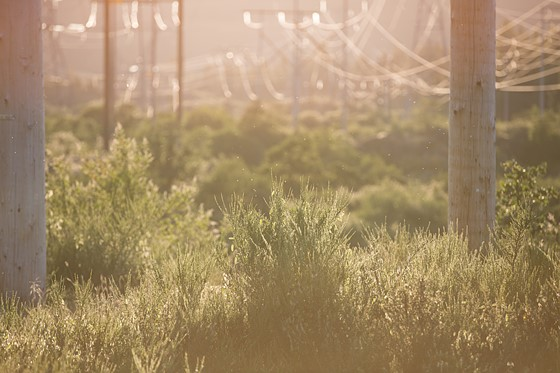
#> input picture labtest-preparation/LAB-03/labfiles/color_img.jpg, 560 x 373 px
$ python histogram_equalization.py
#> lines starting #> are read from the running program, lines starting #| are printed output that depends on the picture
import numpy as np
import cv2 as cv
import matplotlib.pyplot as plt

img = cv.imread('./labfiles/color_img.jpg', 1)
#> img is the input picture: shape (373, 560, 3); mean B, G, R 104.5, 139.9, 164.5

b, g, r = cv.split(img)
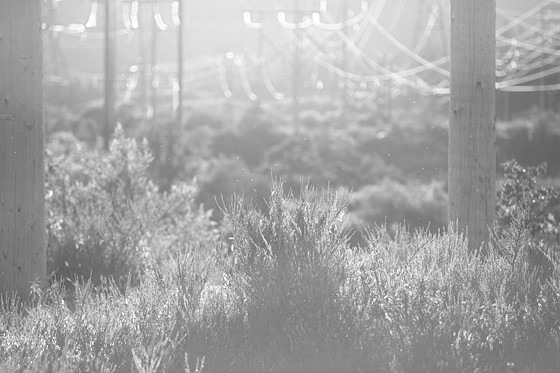
#> r: shape (373, 560); min 79, max 255, mean 164.5

plt.figure(figsize = (25, 25))

L = 256
H, W = b.shape
#> H = 373; W = 560
MN = H * W
#> MN = 208880

blue_hist = cv.calcHist([b], [0], None, [256], [0, 255])
#> blue_hist = 256 values, max 3184 at index 94, min 0 at index 0, mean 815.9
green_hist = cv.calcHist([g], [0], None, [256], [0, 255])
#> green_hist = 256 values, max 3247 at index 109, min 0 at index 0, mean 815.9
red_hist = cv.calcHist([r], [0], None, [256], [0, 255])
#> red_hist = 256 values, max 3348 at index 133, min 0 at index 0, mean 814.9

blue_prob = blue_hist / MN
#> blue_prob = 256 values, max 0.0152 at index 94, min 0 at index 0, mean 0.00391
green_prob = green_hist / MN
#> green_prob = 256 values, max 0.0155 at index 109, min 0 at index 0, mean 0.00391
red_prob = red_hist / MN
#> red_prob = 256 values, max 0.016 at index 133, min 0 at index 0, mean 0.0039

plt.subplot(3, 3, 1)
plt.title('Blue Channel Histogram')
plt.hist(b.ravel(), 256, [0, 255])
plt.show()
#> figure, not shown here; tallest bar 3184 high, from x = 93.63 to 94.63

plt.subplot(3, 3, 2)
plt.title('Green Channel Histogram')
plt.hist(g.ravel(), 256, [0, 255])
plt.show()
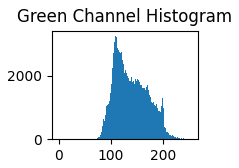
#> figure drawn by matplotlib, 1 panel; tallest bar 3247 high, from x = 108.6 to 109.6

plt.subplot(3, 3, 3)
plt.title('Red Channel Histogram')
plt.hist(r.ravel(), 256, [0, 255])


cdf_blue = blue_prob
#> cdf_blue has the same summary as blue_prob
cdf_green = green_prob
#> cdf_green has the same summary as green_prob
cdf_red = red_prob
#> cdf_red has the same summary as red_prob

s_blue = np.zeros(256)
s_green = np.zeros(256)
s_red = np.zeros(256)

s_blue[0] = np.round((L - 1) * cdf_blue[0])
s_green[0] = np.round((L - 1) * cdf_green[0])
s_red[0] = np.round((L - 1) * cdf_red[0])

for i in range (1, 256):
    cdf_blue[i] += cdf_blue[i - 1]
    cdf_green[i] += cdf_green[i - 1]
    cdf_red[i] += cdf_red[i - 1]

    s_blue[i] = np.round((L - 1) * cdf_blue[i])
    s_green[i] = np.round((L - 1) * cdf_green[i])
    s_red[i] = np.round((L - 1) * cdf_red[i])
#> after the loop, cdf_blue = 256 values from 0 to 1; cdf_green = 256 values from 0 to 1; cdf_red = 256 values from 0 to 0.999; s_blue = 256 values from 0 to 255; s_green = 256 values from 0 to 255; s_red = 256 values from 0 to 255

for i in range (H):
    for j in range (W):
        x = b[i][j]
        y = g[i][j]
        z = r[i][j]

        b[i][j] = s_blue[x]
        g[i][j] = s_green[y]
        r[i][j] = s_red[z]
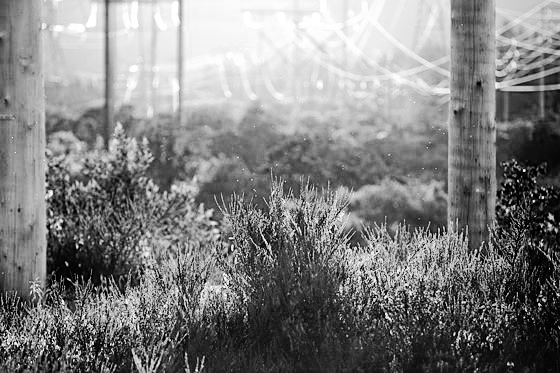
#> b: shape (373, 560); min 0, max 255, mean 128.7
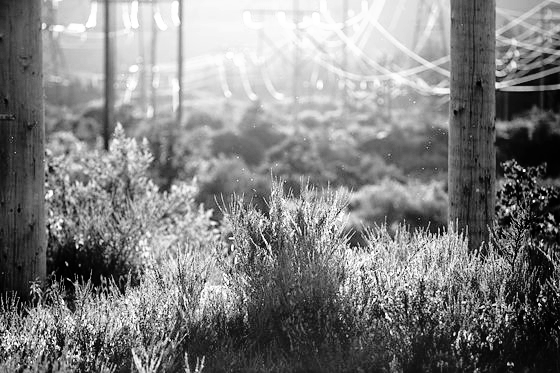
#> g: shape (373, 560); min 0, max 255, mean 128.7
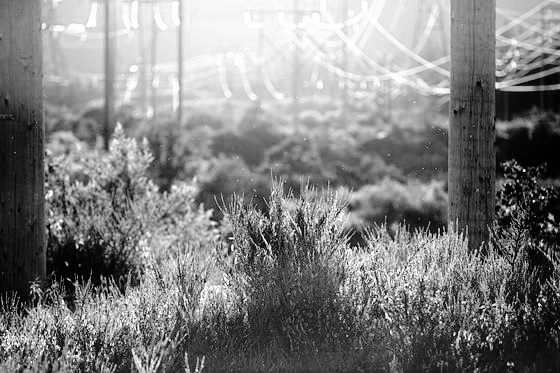
#> r: shape (373, 560); min 0, max 255, mean 128.6

plt.subplot(3, 3, 4)
plt.title('blue')
plt.hist(b.ravel(), 256, [0, 255])
# plt.show()

plt.subplot(3, 3, 5)
plt.title('blue')
plt.hist(g.ravel(), 256, [0, 255])
# plt.show()

plt.subplot(3, 3, 6)
plt.title('blue')
plt.hist(r.ravel(), 256, [0, 255])
plt.show()
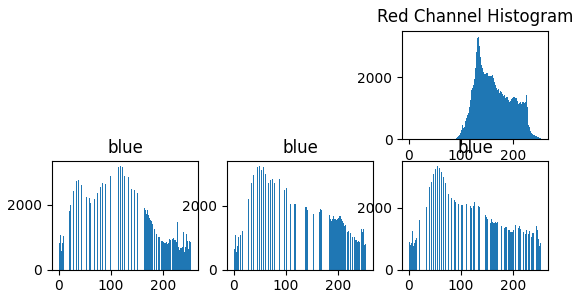
#> figure drawn by matplotlib, 4 panels; panel 1: tallest bar 3348 high, from x = 132.5 to 133.5; panel 2: tallest bar 3184 high, from x = 118.5 to 119.5; panel 3: tallest bar 3247 high, from x = 48.81 to 49.8; panel 4: tallest bar 3348 high, from x = 54.79 to 55.78

merge = cv.merge((b, g, r))
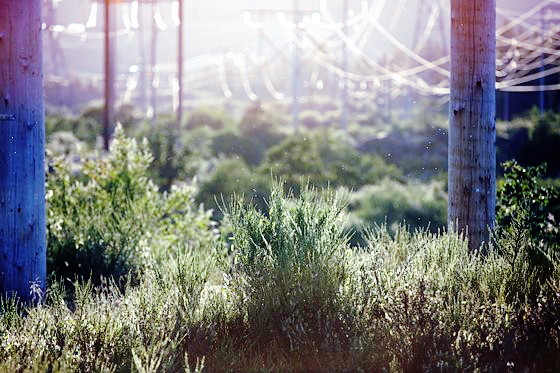
#> merge: shape (373, 560, 3); mean B, G, R 128.7, 128.7, 128.6
cv.imshow('merge', merge)

cv.imshow('input', img)
cv.waitKey(0)
cv.destroyAllWindows()
